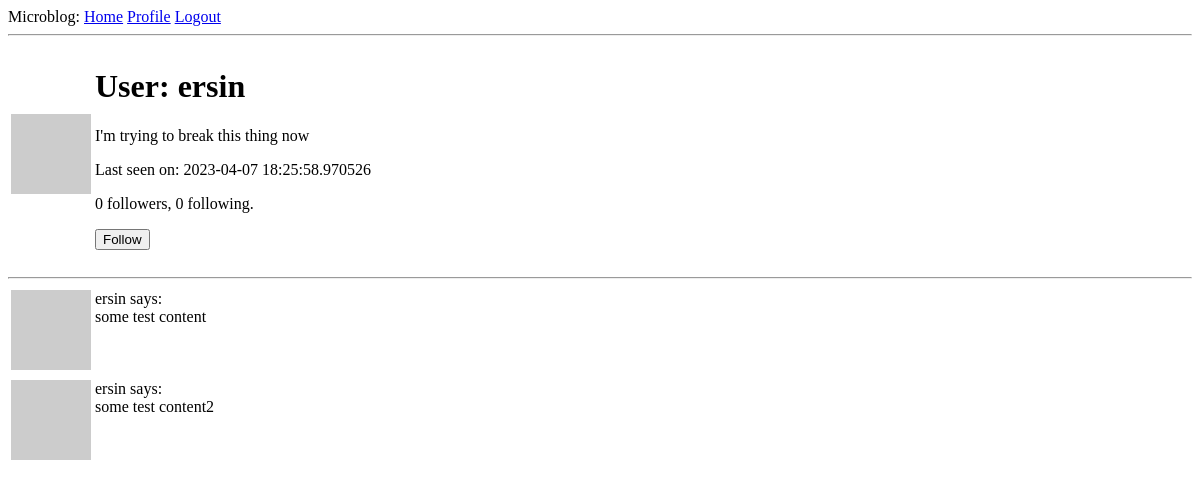
/user/ersin (signed in), run on an earlier commit of the app's database.
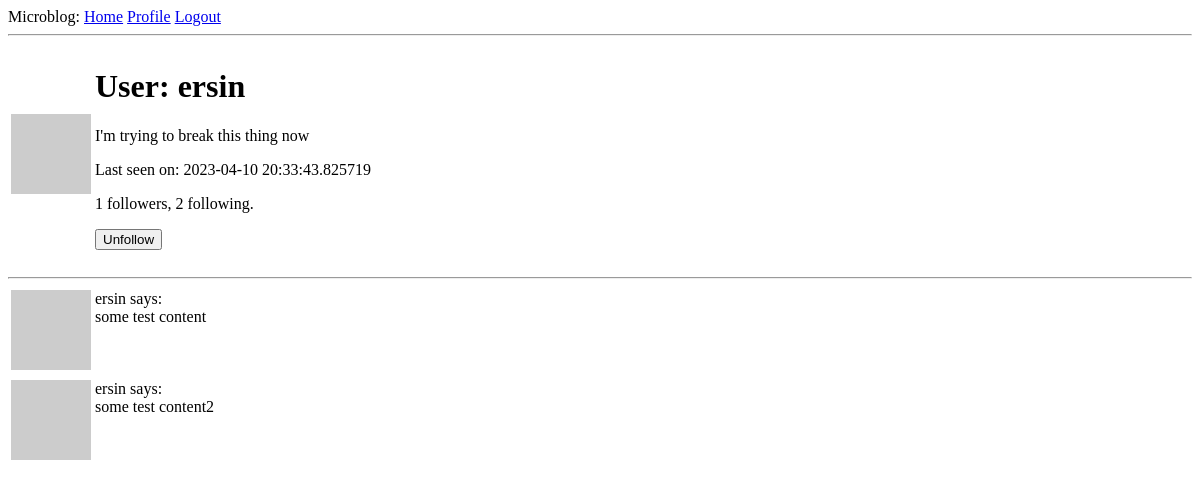
And on a later commit of the database.
### app/models.py (models this page shows, shortened)
class User(UserMixin, db.Model):
	id = db.Column(db.Integer, primary_key=True)
	username = db.Column(db.String(64), index=True, unique=True)
	email = db.Column(db.String(120), index=True, unique=True)
	password_hash = db.Column(db.String(128))
	about_me = db.Column(db.String(140))
	last_seen = db.Column(db.DateTime, default=datetime.utcnow())
	posts = db.relationship('Post', backref='author', lazy='dynamic')
	followed = db.relationship(
		'User', secondary=followers,
		primaryjoin=(followers.c.follower_id == id),
		secondaryjoin=(followers.c.followed_id == id),
		backref=db.backref('followers', lazy='dynamic'), lazy='dynamic')
	def avatar(self, size):
		digest = md5(self.email.lower().encode('utf-8')).hexdigest()
		return f"https://www.gravatar.com/avatar/{digest}?d=identicon&s={size}"
	def is_following(self, user):
		return self.followed.filter(followers.c.followed_id == user.id).count() > 0

### app/routes.py (the view)
@app.route('/user/<username>')
@login_required
def user(username):
	user_ = User.query.filter_by(username=username).first_or_404()
	form = EmptyForm()
	posts = [
		{'author': user_, 'content': 'some test content', 'title': 'some test', 'date_posted': 'today'},
		{'author': user_, 'content': 'some test content2', 'title': 'some test2', 'date_posted': 'today'}
	]
	return render_template('user.html', user=user_, posts=posts, form=form)

### app/forms.py
class EmptyForm(FlaskForm):
	submit = SubmitField('Submit')

### app/models.py (called while the page is built)
@login.user_loader
def load_user(user_id):
	return User.query.get(int(user_id))

### app/routes.py (called while the page is built)
@app.before_request
def before_request():
	if current_user.is_authenticated:
		current_user.last_seen = datetime.utcnow()
		db.session.commit()

### app/templates/user.html (shortened to what this page needs)
{% extends "layout.html" %}
{% block content %}
    <table>
        <tr style="alignment: top">
            <td>
                <img src="{{ user.avatar(128) }}" alt="user image"/>
            </td>
            <td>
                <h1>User: {{ user.username }}</h1>
                {% if user.about_me %}<p>{{ user.about_me }}</p>{% endif %}
                {% if user.last_seen %}<p>Last seen on: {{ user.last_seen }}</p>{% endif %}
                <p>{{ user.followers.count() }} followers, {{ user.followed.count() }} following.</p>
                {% if user == current_user %}
                <p><a href="{{ url_for('edit_profile') }}">Edit Profile</a></p>
                {% elif not current_user.is_following(user) %}
                <p>
                    <form action="{{ url_for('follow', username=user.username) }}" method="post">
                        {{ form.submit(value='Follow') }}
                    </form>
                </p>
                {% else %}
                <p>
                    <form action="{{ url_for('unfollow', username=user.username) }}" method="post">
                        {{ form.submit(value='Unfollow') }}
                    </form>
                {% endif %}
                </p>
            </td>
        </tr>
    </table>
    <hr>
    {% for post in posts %}
        {% include '_post.html' %}
    {% endfor %}
{% endblock content %}

### app/templates/layout.html (shortened to what this page needs)
<!DOCTYPE html>
<html lang="en">
    <head>
    </head>
    <body>
        <div>Microblog:
            <a href="{{ url_for('index') }}">Home</a>
            {% if current_user.is_anonymous %}
            <a href="{{ url_for('register') }}">Register</a>
            <a href="{{ url_for('login') }}">Login</a>
            {% else %}
            <a href="{{ url_for('user', username=current_user.username) }}">Profile</a>
            <a href="{{ url_for('logout') }}">Logout</a>
            {% endif %}
        </div>
        <hr>
        {% block content %} {% endblock content %}
    </body>
</html>

### app/templates/_post.html
<table>
  <tr valign="top">
    <td><img src=" {{ post.author.avatar(36) }}" alt="user image"/></td>
    <td>{{ post.author.username }} says:<br>{{ post.content }}</td>
  </tr>
</table>

What changed in the data, as far as the page shows it:
changed User "ersin": last_seen "2023-04-07 18:25:58.970526" → "2023-04-10 20:33:43.825719"
Also different on the page:
{{ user.followers.count() }}: "0" → "1"
{{ user.followed.count() }}: "0" → "2"
form field submit: (not shown) → "Unfollow"
form field submit: "Follow" → (not shown)
